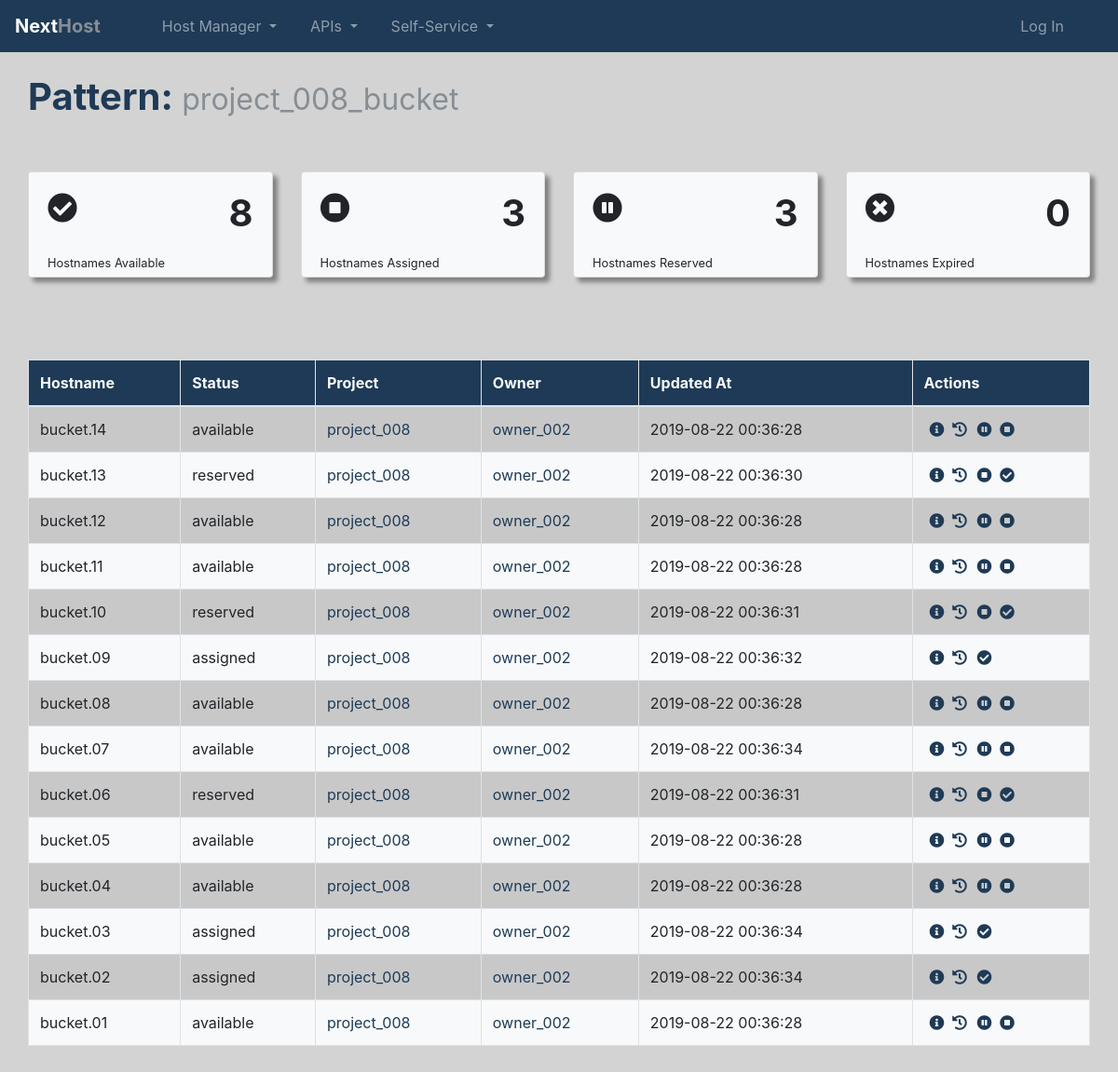
/hostmgr/detail_pattern/33/, run on the app's committed database.
### hostmgr/models.py (models this page shows, shortened)
class HostManagerBase(models.Model):
    objects = HandyHelperModelManager()
    created_at = models.DateTimeField(auto_now_add=True, editable=False, help_text="date/time when this row was added")
    updated_at = models.DateTimeField(auto_now=True, editable=False, help_text="date/time when this row was updated")
    active = models.BooleanField(default=True, help_text="select if this record is currently active")
    class Meta:
        abstract = True
        ordering = ('-created_at', )

class Pattern(HostManagerBase):
    name = models.CharField(max_length=32, unique=True, blank=True, null=True,
                            help_text="name/reference for this hostname pattern")
    description = models.CharField(max_length=255, blank=True, null=True, help_text="description for this pattern")
    project = models.ForeignKey('hostmgr.Project', on_delete=models.CASCADE)
    prefix = models.CharField(max_length=32, blank=True, null=True, help_text="prefix for this hostname pattern")
    prefix_delimiter = models.CharField(max_length=8, default="", blank=True, null=True,
                                        help_text="character(s) separating prefix and number")
    suffix = models.CharField(max_length=32, blank=True, null=True, help_text="suffix for this hostname pattern")
    suffix_delimiter = models.CharField(max_length=8, default="", blank=True, null=True,
                                        help_text="character(s) separating number and suffix")
    host_count = models.IntegerField(default=100, help_text="maximum number of hosts for this pattern")
    increment = models.IntegerField(default=1, help_text="increment (integer) in to increment hostnames by")
    start_from = models.IntegerField(default=1, help_text="number in to start hostnames at")
    class Meta:
        unique_together = (("prefix", "prefix_delimiter", 'suffix', 'suffix_delimiter'), )
    def get_available_hostnames(self):
        return self.hostname_set.filter(status="available")
    def get_assigned_hostnames(self):
        return self.hostname_set.filter(status="assigned")
    def get_reserved_hostnames(self):
        return self.hostname_set.filter(status="reserved")
    def get_expired_hostnames(self):
        return self.hostname_set.filter(assignment_expires__lte=timezone.now())

class Hostname(HostManagerBase):
    HOST_STATUS_CHOICES = (('available', 'available'), ('assigned', 'assigned'),
                           ('reserved', 'reserved'), ('expired', 'expired'), ('unavailable', 'unavailable'))
    pattern = models.ForeignKey('hostmgr.Pattern', help_text="pattern this hostname was generated from",
                                on_delete=models.CASCADE)
    hostname = models.CharField(max_length=255, unique=True, help_text="name of host")
    host_number = models.IntegerField(help_text="")
    asset_id = models.CharField(max_length=255, blank=True, null=True,
                                help_text="unique identifier of the asset using this hostname")
    asset_id_type = models.ForeignKey('hostmgr.AssetIdType', blank=True, null=True, help_text="type of asset ID used",
                                      on_delete=models.CASCADE)
    persistent = models.BooleanField(default=False, help_text="select if hostname can be not reassigned or deleted")
    status = models.CharField(max_length=16, choices=HOST_STATUS_CHOICES, default="available",
                              help_text="status of this hostname")
    reservation_expires = models.DateTimeField(blank=True, null=True, help_text="time when this reservation expires")
    assignment_expires = models.DateTimeField(blank=True, null=True, help_text="time when this assignment expires")

class Project(HostManagerBase):
    name = models.CharField(max_length=255, unique=True, help_text="name of this project")
    owner = models.ForeignKey('hostmgr.Owner', on_delete=models.CASCADE)
    description = models.CharField(max_length=255, blank=True, null=True, help_text="description of this project")
    class Meta:
        ordering = ('-created_at',)
    def __str__(self):
        return self.name

class Owner(HostManagerBase):
    name = models.CharField(max_length=32, unique=True, help_text="name of this group")
    group = models.ForeignKey(Group, help_text="group this owner belongs to", on_delete=models.CASCADE)
    email = models.EmailField(blank=True, null=True, help_text="group email alias for group")
    def __str__(self):
        return self.name

### hostmgr/views/views_gui.py (the view)
# urls.py: path('detail_pattern/<int:pk>/', gui.DetailPattern.as_view(), name='detail_pattern'),
class DetailPattern(DetailView):
    model = Pattern
    template_name = "detail/detail_pattern.html"
    queryset = model.objects.all().select_related('project__owner')

### hostmgr/templates/detail/detail_pattern.html (shortened to what this page needs)
{% extends base_template|default:"base.htm" %}
{% load staticfiles %}
{% block local_head %}
    {% include 'component/chart_components.htm' %}
    {% include 'component/table_components.htm' %}
    <link href="{% static 'nexthost_dashboard.css' %}" rel="stylesheet">
{% endblock local_head %}
{% block content %}
<div class="container-fluid mb-4 animated fadeIn">
    <h1><span class="text-primary"><b>Pattern: </b></span><span class="text-secondary"><small>{{ object.name }}</small></span></h1><br/>
</div>
<section class="animated fadeIn" style="animation-delay: .25s;">
    <div class="container-fluid mb-5">
        <div class="card-deck">
            <div class="card shadow1 bg-light">
                <div class="card-body text-center">
                    <div class="btn-group float-left">
                        <div class="h2"><i class="fas fa-check-circle"></i></div>
                    </div>
                    <div class="text-right"><h1><b>{{ object.get_available_hostnames.count }}</b></h1> {{ object.if }}</div>
                    <div class="text-left mt-3 mb-n3"><small>
                        <a class="hvr-grow" href="{% url 'hostmgr:list_hostnames' %}?pattern__id={{ object.id }}&status=available&page_description=Available">Hostnames Available</a>
                    </small></div>
                </div>
            </div>
            <div class="card shadow1 bg-light">
                <div class="card-body text-center">
                    <div class="btn-group float-left">
                        <div class="h2"><i class="fas fa-stop-circle"></i></div>
                    </div>
                    <div class="text-right"><h1><b>{{ object.get_assigned_hostnames.count }}</b></h1></div>
                    <div class="text-left mt-3 mb-n3"><small>
                        <a class="hvr-grow" href="{% url 'hostmgr:list_hostnames' %}?pattern__id={{ object.id }}&&status=assigned&page_description=Assigned">Hostnames Assigned</a>
                    </small></div>
                </div>
            </div>
            <div class="card shadow1 bg-light">
                <div class="card-body text-center">
                    <div class="btn-group float-left">
                        <div class="h2"><i class="fas fa-pause-circle"></i></div>
                    </div>
                    <div class="text-right"><h1><b>{{ object.get_reserved_hostnames.count }}</b></h1></div>
                    <div class="text-left mt-3 mb-n3"><small>
                        <a class="hvr-grow" href="{% url 'hostmgr:list_hostnames' %}?pattern__id={{ object.id }}&}&status=reserved&page_description=Reserved">Hostnames Reserved</a>
                    </small></div>
                </div>
            </div>
            <div class="card shadow1 bg-light">
                <div class="card-body text-center">
                    <div class="btn-group float-left">
                        <div class="h2"><i class="fas fa-times-circle"></i></div>
                    </div>
                    <div class="text-right"><h1><b>{{ object.get_expired_hostnames.count }}</b></h1></div>
                    <div class="text-left mt-3 mb-n3"><small>
                        <a class="hvr-grow" href="{% url 'hostmgr:list_hostnames' %}?pattern__id={{ object.id }}&&status=expired&page_description=Expired">Hostnames Expired</a>
                    </small></div>
                </div>
            </div>
        </div>
    </div>
    <div class="mb-3">&nbsp;</div>
</section>
<section class="animated fadeIn" style="animation-delay: .5s;">
    <div class="container-fluid mb-5">
        {% with object.hostname_set.all as queryset %}
            {% include 'table/table_hostnames.htm' %}
        {% endwith %}
    </div>
</section>
{% endblock content %}

### hostmgr/templates/table/table_hostnames.htm
<table class="table table-condensed table-bordered table-striped" data-toggle="table" data-search="true"
       data-flat="true" data-pagination="true" data-show-pagination-switch="true" data-show-columns="true"
       data-show-export="true" data-reorderable-columns="true" data-resizable="false" data-export-types="['excel','csv','txt','sql']">
    <thead>
        <tr>
            <th data-field="hostname" data-sortable="true">Hostname</th>
            <th data-field="status" data-sortable="true">Status</th>
            <th data-field="project" data-sortable="true">Project</th>
            <th data-field="owner" data-sortable="true">Owner</th>
            <th data-field="updated_at" data-sortable="true">Updated At</th>
            <th>Actions</th>
        </tr>
    </thead>
    <tbody>
    {% for row in queryset %}
        <tr>
            <td>{{ row.hostname }}</td>
            <td>{{ row.status }}</td>
            <td>
                <a data-value={{ row.pattern.project.name }} href="{% url 'hostmgr:detail_project' row.pattern.project.id %}">{{ row.pattern.project }}</a>
            </td>
            <td>
                <a data-value="{{ row.pattern.project.owner }}" href="{% url 'hostmgr:detail_owner' row.pattern.project.owner.id %}">{{ row.pattern.project.owner }}</a>
            </td>
            <td>{{ row.updated_at|date:'Y-m-d H:i:s' }}</td>
            <td>
                <a href="#" title="view hostname details"
                   onClick="showInfo('{% url "hostmgr:get_hostname_details" %}', '{{ row.id }}', 'Details: <small><i>{{ row.hostname }}</i></small>', true);"
                   role="button" data-toggle="tooltip" data-placement="left">
                    <i class="fa fa-info-circle fa-fw text-primary ml-1"></i>
                </a>
                <a href="#" class="" title="view audit log"
                   onClick="showInfo('{% url "hostmgr:get_hostname_auditlog" %}', '{{ row.hostname }}', 'Audit Log: <small><i>{{ row.hostname }}</i></small>', 'xl');"
                   role="button" data-toggle="tooltip" data-placement="left">
                    <i class="fa fa-history fa-fw"></i>
                </a>
                {% if row.status  == 'available' %}
                    <a href="#" title="reserve hostname" role="button" data-toggle="tooltip" data-placement="left"
                       onClick="confirmAction('{% url 'hostmgr:reserve_hostname' %}?id={{ row.id }}', 'Reserve Hostname', 'This will set <b><i>{{ row.hostname }}</i></b> to reserved. Do you wish to continue?', 'Continue', 'POST');">
                        <i class="fas fa-pause-circle text-primary ml-1"></i>
                    </a>
                    <a href="#" title="assign hostname" role="button" data-toggle="tooltip" data-placement="left"
                       onClick="AssignHostname('{% url 'hostmgr:assign_hostname' %}?id={{ row.id }}', 'Assign Hostname: {{ row.hostname }} ', 'Assign');">
                        <i class="fas fa-stop-circle text-primary ml-1"></i>
                    </a>
                {% elif row.status  == 'assigned' %}
                    <a href="#" title="release hostname" role="button" data-toggle="tooltip" data-placement="left"
                       onClick="confirmAction('{% url 'hostmgr:release_hostname' %}?id={{ row.id }}', 'Release Hostname', 'This will release the assignment on <b><i>{{ row.hostname }}</i></b>. Do you wish to continue?', 'Continue', 'POST');">
                        <i class="fas fa-check-circle text-primary ml-1"></i>
                    </a>
                {% elif row.status  == 'reserved' %}
                    <a href="#" title="assign hostname" role="button" data-toggle="tooltip" data-placement="left"
                       onClick="AssignHostname('{% url 'hostmgr:assign_hostname' %}?id={{ row.id }}', 'Assign Hostname: {{ row.hostname }} ', 'Assign');">
                        <i class="fas fa-stop-circle text-primary ml-1"></i>
                    </a>
                    <a href="#" title="release hostname" role="button" data-toggle="tooltip" data-placement="left"
                       onClick="confirmAction('{% url 'hostmgr:release_hostname' %}?id={{ row.id }}', 'Release Hostname', 'This will release the assignment on <b><i>{{ row.hostname }}</i></b>. Do you wish to continue?', 'Continue', 'POST');">
                        <i class="fas fa-check-circle text-primary ml-1"></i>
                    </a>
                {% endif %}
            </td>
        </tr>
    {% endfor %}
    </tbody>
</table>

### nexthost/static/nexthost_base.css (style rules this page uses)
.card-deck a, a:hover { text-decoration: none; color: inherit; }
th { background-color: var(--primary); color: var(--light); }
.table-striped tbody > tr:nth-child(even) > td, .table-striped tbody > tr:nth-child(even) > th { background-color: var(--light); }
.shadow1 { box-shadow: 5px 5px 5px grey; }

### data on the page
Pattern: name "project_008_bucket", get_available_hostnames.count "8", get_assigned_hostnames.count "3", get_reserved_hostnames.count "3", get_expired_hostnames.count "0"
Hostname: hostname "bucket.14", status "available", pattern.project "project_008", pattern.project.owner "owner_002", updated_at "2019-08-22 00:36:28"
Hostname: hostname "bucket.13", status "reserved", pattern.project "project_008", pattern.project.owner "owner_002", updated_at "2019-08-22 00:36:30"
Hostname: hostname "bucket.12", status "available", pattern.project "project_008", pattern.project.owner "owner_002", updated_at "2019-08-22 00:36:28"
Hostname: hostname "bucket.11", status "available", pattern.project "project_008", pattern.project.owner "owner_002", updated_at "2019-08-22 00:36:28"
Hostname: hostname "bucket.10", status "reserved", pattern.project "project_008", pattern.project.owner "owner_002", updated_at "2019-08-22 00:36:31"
Hostname: hostname "bucket.09", status "assigned", pattern.project "project_008", pattern.project.owner "owner_002", updated_at "2019-08-22 00:36:32"
Hostname: hostname "bucket.08", status "available", pattern.project "project_008", pattern.project.owner "owner_002", updated_at "2019-08-22 00:36:28"
Hostname: hostname "bucket.07", status "available", pattern.project "project_008", pattern.project.owner "owner_002", updated_at "2019-08-22 00:36:34"
Hostname: hostname "bucket.06", status "reserved", pattern.project "project_008", pattern.project.owner "owner_002", updated_at "2019-08-22 00:36:31"
Hostname: hostname "bucket.05", status "available", pattern.project "project_008", pattern.project.owner "owner_002", updated_at "2019-08-22 00:36:28"
Hostname: hostname "bucket.04", status "available", pattern.project "project_008", pattern.project.owner "owner_002", updated_at "2019-08-22 00:36:28"
Hostname: hostname "bucket.03", status "assigned", pattern.project "project_008", pattern.project.owner "owner_002", updated_at "2019-08-22 00:36:34"
Hostname: hostname "bucket.02", status "assigned", pattern.project "project_008", pattern.project.owner "owner_002", updated_at "2019-08-22 00:36:34"
Hostname: hostname "bucket.01", status "available", pattern.project "project_008", pattern.project.owner "owner_002", updated_at "2019-08-22 00:36:28"
